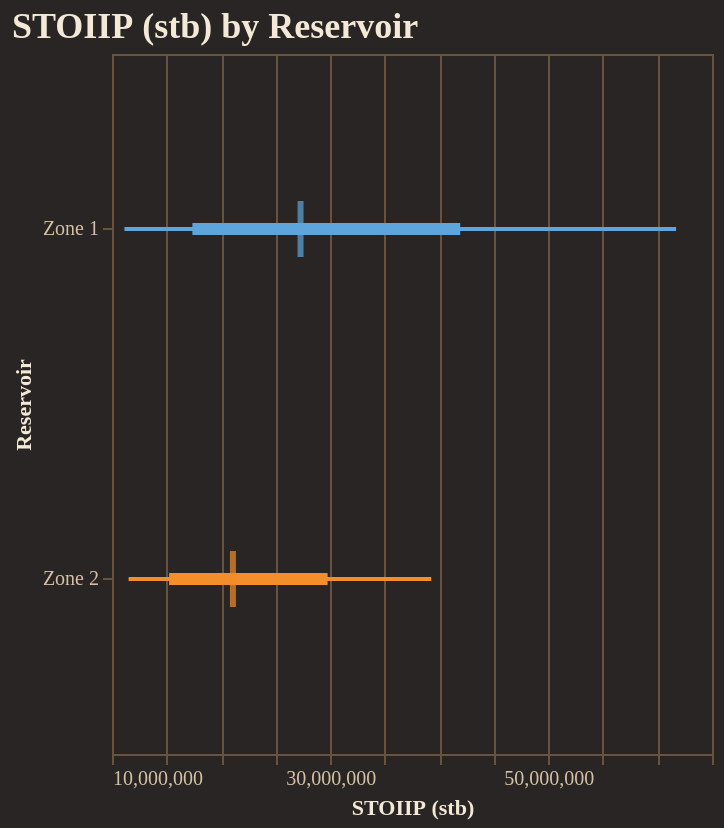

The cell this chart's notebook holds for it:
### Code cell
fig = reporter.plotter.forest_plot(
    "STOIIP (stb)", 
    backend=PLOTTING_BACKEND
)
fig.show()

### Figure 1 — Vega-Lite specification as saved in the notebook (floating-point values rounded to 4 significant figures)
{"config": {"background": "#292524", "view": {"fill": "#292524", "stroke": "#665340"}, "title": {"color": "#f4e9d7", "font": "Merriweather", "fontSize": 18, "fontWeight": 600, "subtitleColor": "#d5c2a6", "anchor": "start"}, "axis": {"domainColor": "#665340", "gridColor": "#665340", "tickColor": "#665340", "labelColor": "#d5c2a6", "titleColor": "#f4e9d7", "labelFont": "Merriweather", "titleFont": "Merriweather"}, "legend": {"titleColor": "#f4e9d7", "labelColor": "#d5c2a6", "labelFont": "Merriweather", "titleFont": "Merriweather", "orient": "top-right", "symbolType": "circle"}, "header": {"labelColor": "#d5c2a6", "titleColor": "#f4e9d7", "labelFont": "Merriweather", "titleFont": "Merriweather"}, "mark": {"color": "#c78d3b"}, "line": {"color": "#c78d3b"}, "bar": {"color": "#c78d3b"}, "point": {"color": "#ddb06d"}, "area": {"color": "#c78d3b", "opacity": 0.35}, "text": {"color": "#f4e9d7", "font": "Merriweather"}, "range": {"category": ["#5DA5DA", "#F28E2B", "#59C36A", "#E15759", "#B07AA1", "#4ECDC4", "#FF9DA7", "#EDC948"]}}, "layer": [{"mark": {"type": "rule", "strokeWidth": 2}, "encoding": {"color": {"field": "group", "legend": null, "type": "nominal"}, "x": {"field": "p10", "scale": {"zero": false}, "title": "STOIIP (stb)", "type": "quantitative"}, "x2": {"field": "p90"}, "y": {"field": "group", "sort": ["Zone 1", "Zone 2"], "title": "Reservoir", "type": "nominal"}}}, {"mark": {"type": "rule", "strokeWidth": 6}, "encoding": {"color": {"field": "group", "legend": null, "type": "nominal"}, "x": {"field": "p25", "scale": {"zero": false}, "title": "STOIIP (stb)", "type": "quantitative"}, "x2": {"field": "p75"}, "y": {"field": "group", "sort": ["Zone 1", "Zone 2"], "title": "Reservoir", "type": "nominal"}}}, {"mark": {"type": "tick", "color": "black", "size": 28, "thickness": 3}, "encoding": {"color": {"field": "group", "legend": null, "type": "nominal"}, "tooltip": [{"field": "group", "title": "Group", "type": "nominal"}, {"field": "p10", "title": "P10", "type": "quantitative"}, {"field": "p25", "title": "P25", "type": "quantitative"}, {"field": "median", "title": "Median", "type": "quantitative"}, {"field": "p75", "title": "P75", "type": "quantitative"}, {"field": "p90", "title": "P90", "type": "quantitative"}], "x": {"field": "median", "scale": {"zero": false}, "title": "STOIIP (stb)", "type": "quantitative"}, "y": {"field": "group", "sort": ["Zone 1", "Zone 2"], "title": "Reservoir", "type": "nominal"}}}], "data": {"name": "data-7b0d1b89886165ab29925d29b6e05582"}, "height": 350, "title": "STOIIP (stb) by Reservoir", "width": "container", "$schema": "https://vega.github.io/schema/vega-lite/v5.20.1.json", "datasets": {"data-7b0d1b89886165ab29925d29b6e05582": [{"group": "Zone 1", "p10": 11140000.0, "p25": 17370000.0, "median": 27280000.0, "p75": 41920000.0, "p90": 61710000.0}, {"group": "Zone 2", "p10": 11520000.0, "p25": 15240000.0, "median": 21090000.0, "p75": 29760000.0, "p90": 39270000.0}]}}
